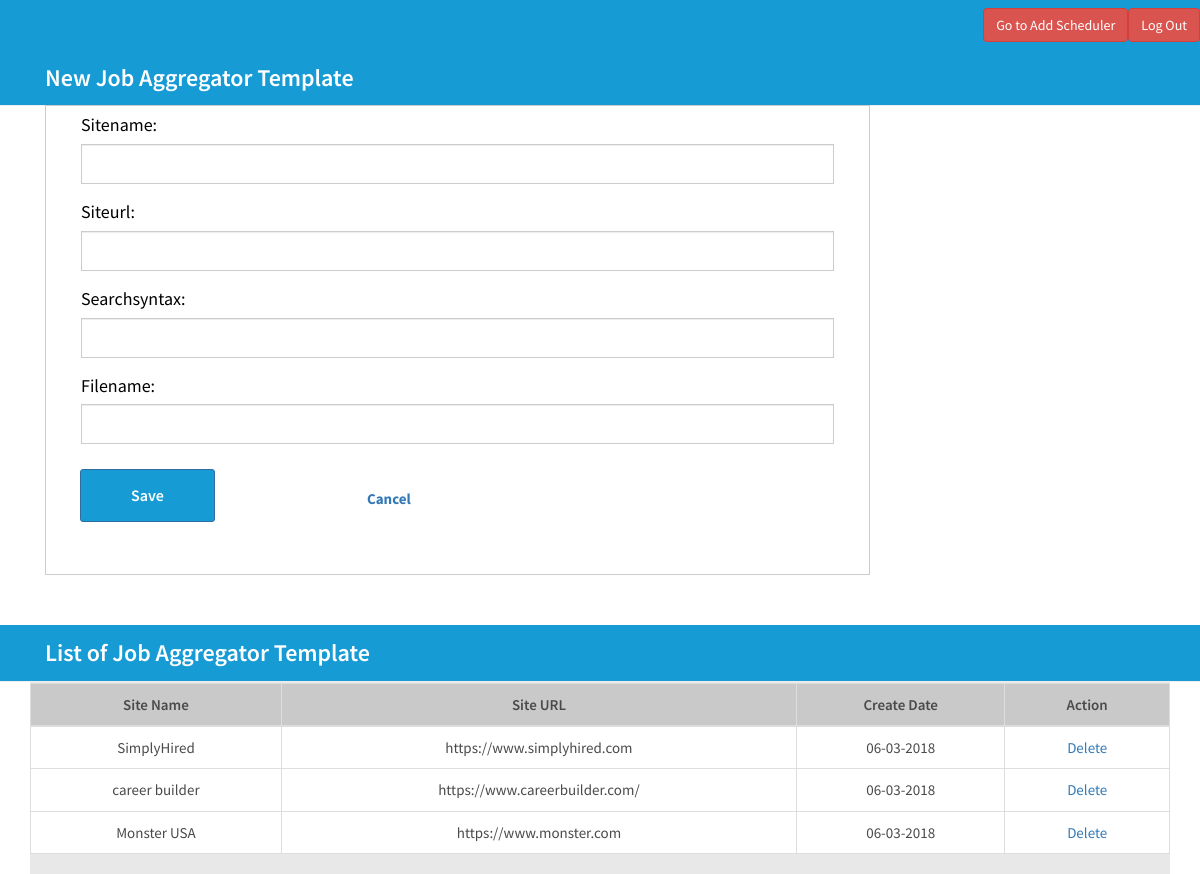
Page /home/index/ (signed in) on the committed database.
### schedulerui/models.py (models this page shows)
class JobParser(models.Model):
    siteName = models.CharField(max_length=200, blank=False)
    siteURL = models.CharField(max_length=200, blank=False)
    searchSyntax = models.CharField(max_length=200, blank=True, null = True)
    fileName = models.CharField(max_length=200, blank=False,null=True)
    created = models.DateTimeField(default=timezone.now)
    updated = models.DateTimeField(default=timezone.now)

### schedulerui/views.py (the view, shortened to what this page needs)
# urls.py: url(r'index/',views.index, name = 'index'),
def index(request):
    print(request.user)
    if request.user.is_authenticated():
        if request.method == "POST":
            form = JobParserFrom(request.POST)
            if form.is_valid():
                siteName = form.cleaned_data['siteName']
                siteURL = form.cleaned_data['siteURL']
                searchSyntax = form.cleaned_data['searchSyntax']
                fileName = form.cleaned_data['fileName']
                print("hello" + searchSyntax)
                jobParser = JobParser.objects.create(siteName=siteName, siteURL=siteURL, searchSyntax=searchSyntax,
                                                     fileName=fileName)
                jobParser.save()
                form = JobParserFrom()
                jobParserListJson = getAllJobParser()
                return render(request, 'newJobParser.html',
                              {"form": form, "jobParserListJson": json.loads(jobParserListJson)})
        else:
            form = JobParserFrom()
        jobParserListJson = getAllJobParser()
        return render(request, 'newJobParser.html', {"form": form, "jobParserListJson": json.loads(jobParserListJson)})

### schedulerui/forms.py
class JobParserFrom(forms.Form):
    siteName = forms.CharField(max_length=200, required=True,widget=forms.TextInput(attrs={'class':'form-control'}))
    siteURL = forms.CharField(max_length=200, required=True,widget=forms.TextInput(attrs={'class':'form-control'}))
    searchSyntax = forms.CharField(max_length=200, required=False,widget=forms.TextInput(attrs={'class':'form-control'}))
    fileName = forms.CharField(max_length=200, required=True, widget=forms.TextInput(attrs={'class': 'form-control'}))

### schedulerui/views.py (called while the page is built)
def getAllJobParser():
    jobParserList = JobParser.objects.all()
    results = []
    for jobParser in jobParserList:
        jobParserJson = {}
        jobParserJson['siteName'] = jobParser.siteName
        jobParserJson['siteURL'] = jobParser.siteURL
        jobParserJson['jobId'] = jobParser.id
        jobParserJson['created'] = jobParser.created.strftime("%d-%m-%Y")
        results.append(jobParserJson)
    jobParserListJson = json.dumps(results)
    return jobParserListJson

### templates/newJobParser.html (shortened to what this page needs)
{% load staticfiles %}
<!DOCTYPE html>
<html lang="en">
<head>
    <link href='{% static "css/bootstrap.min.css" %}' rel="stylesheet">
    <link href='{% static "css/nice-select.css" %}' rel="stylesheet">
    <link href='{% static "css/style.css" %}' rel="stylesheet">
    <link href='{% static "css/responsive.css" %}' rel="stylesheet">
</head>
<body>
<div class="pull-right">
        <ul class="nav navbar-nav">
            <li><button type="submit" class="btn navbar-btn btn-danger" onClick="location.href='/home/addjobinscheduler'" name="scheduler" id="scheduler"  value="scheduler">Go to Add Scheduler</button></li>
            <li><button type="submit" class="btn navbar-btn btn-danger" onClick="location.href='/logout/'" name="logout" id="logout"  value="Log Out">Log Out</button></li>
        </ul>
</div>
<div class="page-header">
    <div class="container">
        <div class="row">
            <div class="col-sm-12">
                <div class="page-title">
                    <h3>New Job Aggregator Template</h3>
                </div>
            </div>
        </div>
    </div>
</div>
<div class="form-area">
    <div class="container">
        <row>
            <div class="col-md-9">
                <form  method="post" novalidate>
                    {% for field in form %}
                        <div class="form-group">
                            {{ field.label_tag }}
                            {{ field }}
                        </div>
                    {% endfor %}
                    <div class="row">
                        <div class="col-sm-4">
                            <div class="input-group">
                                <div class="input-group-btn">
                                    <button type="submit" class="btn btn-primary" onClick="location.href='/home/addparserjob'" name="button">Save</button>
                                </div>
                            </div>
                        </div>
                        <div class="col-sm-6">
                            <div class="data-control">
                                <a href="{% url 'addparserjob' %}">Cancel</a>
                            </div>
                        </div>
                    </div>
                </form>
            </div>
        </row>
    </div>
</div>
<div class="page-header">
    <div class="container">
        <div class="row">
            <div class="col-sm-12">
                <div class="page-title">
                    <h3>List of Job Aggregator Template</h3>
                </div>
            </div>
        </div>
    </div>
</div>
<div class="container">
    <div class="row">
        <div class="col-md-12">
            <div class="data-table">
                <div class="row">
                    <div class="col-sm-4">
                    </div>
                </div>
                <div class="row">
                    <div class="col-md-12">
                        <div class="table-responsive text-center table-color">
                            <table class="table table-bordered">
                                <thead class="text-center">
                                <tr>
                                    <th>Site Name</th>
                                    <th>Site URL</th>
                                    <th>Create Date</th>
                                    <th>Action</th>
                                </tr>
                                </thead>
                                <tbody>
                                {% for jobParser in jobParserListJson %}
                                    <tr>
                                        <td>{{ jobParser.siteName}}</td>
                                        <td>{{ jobParser.siteURL}}</td>
                                        <td>{{ jobParser.created }}</td>
                                        <td><a href="/home/deletejobparser/{{ jobParser.jobId }}" >Delete</a>
                                    </tr>
                                {% empty %}
                                    Nothing found
                                {% endfor %}
                                </tbody>
                            </table>
                        </div>
                    </div>
                </div>
            </div>
        </div>
    </div>
</div>
</body>
</html>

### static/static/css/style.css (style rules this page uses)
h1, h2, h3, h4, h5, h6 { margin: 0 0 15px; font-weight: 600; }
html, body { height: 100% }
body { font-family: 'Source Sans Pro', sans-serif; font-size: 15px; color: #4A4A4A; }
.page-header .page-title h3 { margin-bottom: -10px; padding: 15px; }
.page-header { background-color: #169bd5; color: #fff; margin: 0; }
.form-area form { border: 1px solid #ccc; margin-top: -1px; padding: 0 35px 35px; margin-bottom: 50px; }
.form-area label { color: #000; display: block; font-size: 18px; font-weight: 400; margin: 6px 0; }
.form-area input.form-control { border-radius: 0; font-size: 15px; font-weight: 300; height: 40px; line-height: 42px; }
.form-area .input-group-btn .btn-primary { border-radius: 3px; font-size: 16px; font-weight: 600; margin-top: 10px; padding: 14px 50px; background-color: #169BD5; display: inline-block; border: 1px solid transprant; }
.form-area .data-control a { font-weight: 700; line-height: 80px; margin: 3px 25px; padding: 10px 0; }
.data-table { background-color: #e8e8e8; }
.data-table table thead th { background-color: #c9c9c9; font-size: 15px; font-weight: 600; padding: 10px 0; text-align: center; }
.data-table table tbody tr td { font-size: 15px; padding: 10px; font-weight: 400; background-color: #fff; }
.data-table table tbody tr td a { padding: 0 5px; }

### rows in the picture
JobParser: siteName "SimplyHired", siteURL "https://www.simplyhired.com", created "06-03-2018"
JobParser: siteName "career builder", siteURL "https://www.careerbuilder.com/", created "06-03-2018"
JobParser: siteName "Monster USA", siteURL "https://www.monster.com", created "06-03-2018"

### other values in the picture
{{ field.label_tag }} "Sitename:" "Siteurl:" "Searchsyntax:" "Filename:"
